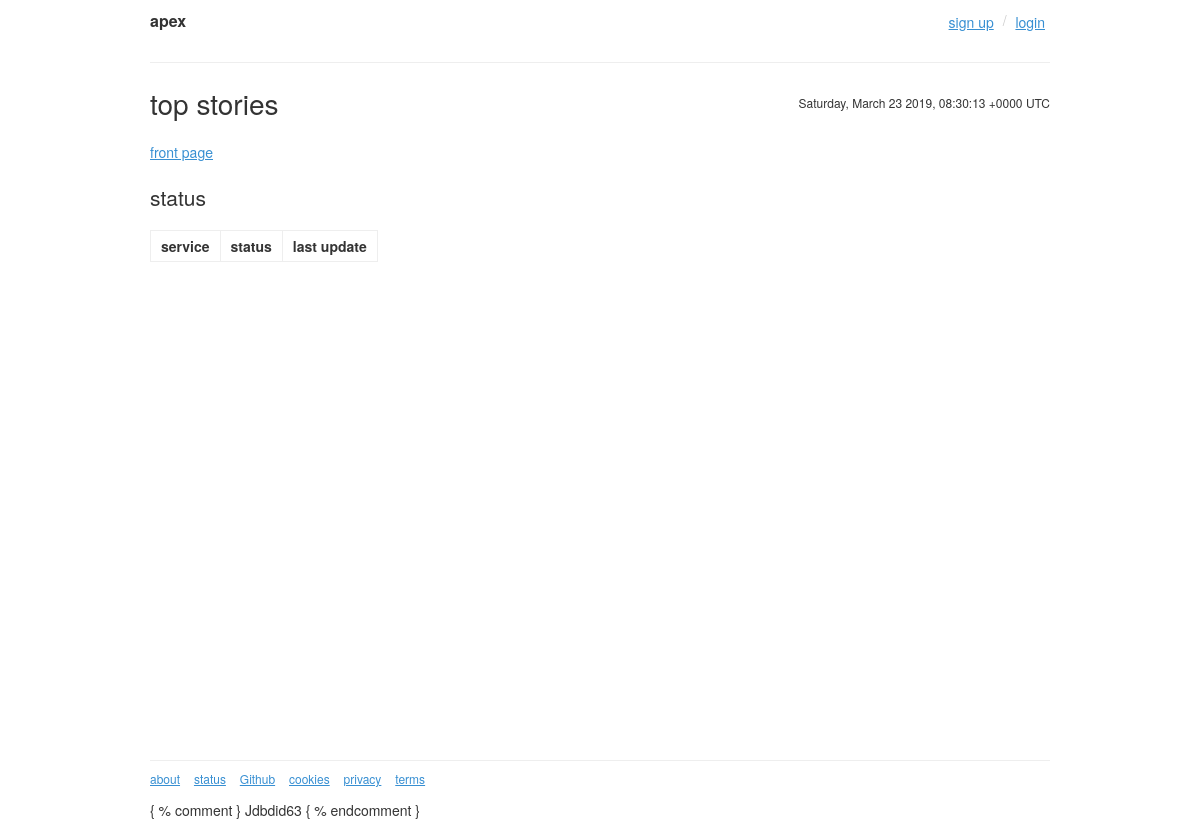
/status/, run on an earlier commit of the app's database.
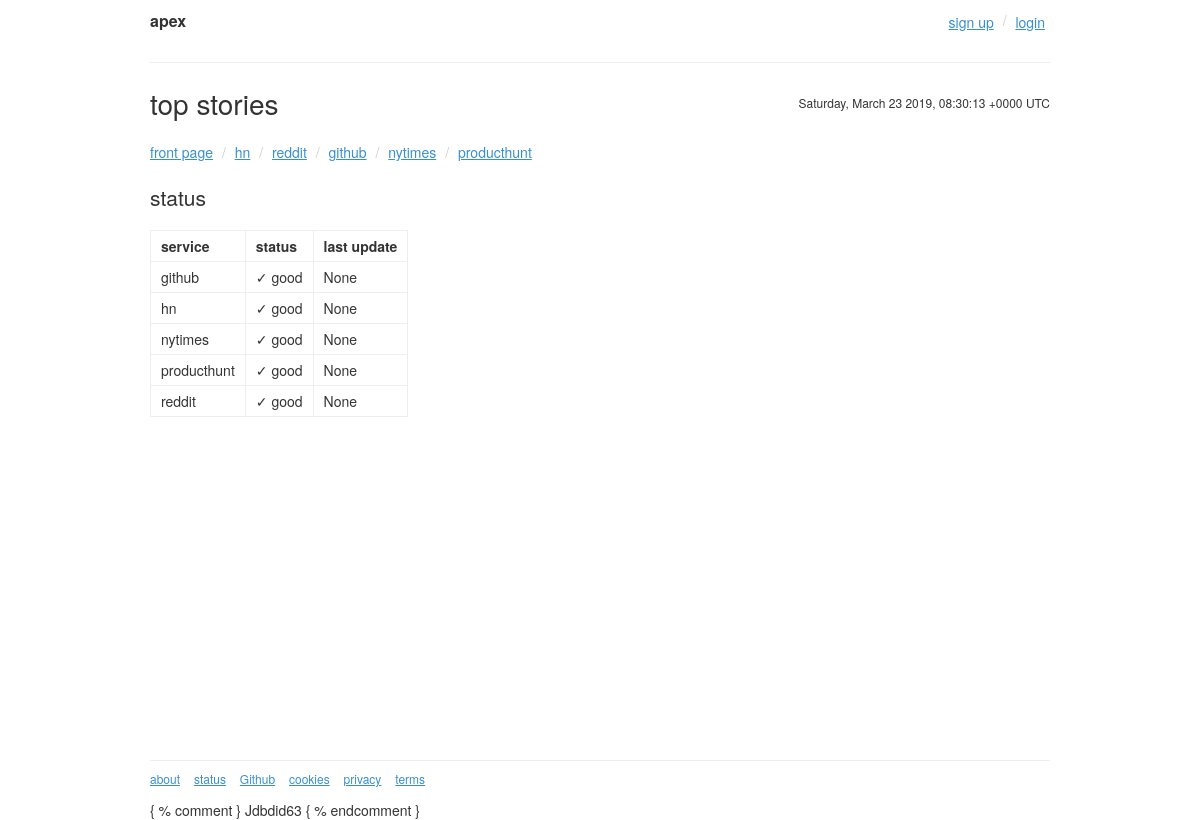
And on a later commit of the database.
### apex/apps/services/models.py (models this page shows, shortened)
class Service(models.Model):
    GOOD = 'G'
    ERROR = 'E'
    CRAWLING = 'C'
    CURRENT_STATUS = (
        (GOOD, '✓ good'),
        (ERROR, '× error'),
        (CRAWLING, '~ running')
        )
    name = models.CharField(max_length=255)
    slug = models.SlugField(max_length=30, unique=True)
    url = models.URLField()
    story_url = models.URLField()
    last_run = models.DateTimeField(null=True, blank=True)
    status = models.CharField(max_length=1, default=GOOD, choices=CURRENT_STATUS)
    class Meta:
        verbose_name = 'service'
        verbose_name_plural = 'services'
        ordering = ('name',)

### apex/apps/core/views.py (the view)
# urls.py: path('status/', core_views.status, name='status'),
def status(request):
    services = Service.objects.all()
    return render(request,'core/status.html',{
        'services':services
    })

### apex/apps/core/templatetags/startswith.py (called while the page is built)
@register.filter('startswith')
def startswith(text,starts):
    starts = '/%s/' % starts
    if isinstance(text,str):
        return text.startswith(starts)
    return False

### apex/apps/services/context_processors.py (called while the page is built)
def services(request):
    return {
        'services_slugs' : Service.objects.values_list('slug', flat=True).order_by('id')
    }

### apex/templates/core/status.html (shortened to what this page needs)
{% extends 'base.html' %}
{% load humanize %}
{% block content %}
  <h2>status</h2>
  <table class="status">
    <thead>
      <tr>
        <th>service</th>
        <th>status</th>
        <th>last update</th>
      </tr>
    </thead>
    <tbody>
      {% for service in services %}
      <tr>
        <td>{{ service.slug }}</td>
        <td>{{ service.get_status_display }}</td>
        <td>
          {% if service.status == 'C' %}
          ~
          {% else %}
            {{ service.last_run|naturaltime }}
          {% endif %}
        </td>
      </tr>
      {% endfor %}
    </tbody>
  </table>
{% endblock %}

### apex/templates/base.html (shortened to what this page needs)
{% load staticfiles %}<!DOCTYPE html>
<html lang="en">
<head>
  <link href="{% static 'css/vendor/normalize.css' %}" rel="stylesheet">
  <link href="{% static 'css/woid.css' %}" rel="stylesheet">
</head>
<body>
  <div class="wrapper">
    <header>
      <a href="{% url 'front_page' %}">apex</a>
      {% if user.is_authenticated %}
        <nav>Welcome {{ user.username }} ! Last Logged in {{ user.last_login}}
          <a href="{% url 'logout' %}">logout</a></nav>
      {% else %}
        <nav><a href="{% url 'signup' %}">sign up</a> / <a href="{% url 'login' %}">login</a></nav>
      {% endif %}
      <nav>&nbsp;</nav>
    </header>
    <main>
    {% block menu %}
      <h1>top stories<span class="utc"></span></h1>
      {% include 'includes/menu.html' %}
    {% endblock %}
    {% block content %}{% endblock %}
    </main>
    <div class="push"></div>
  </div>
  <footer>
    <a href="{% url 'about' %}">about</a>
    <a href="{% url 'status' %}">status</a>
    <a href="https://github.com/Tikam02/Online-Trending" target="_blank">Github</a>
    <a href="{% url 'cookies' %}">cookies</a>
    <a href="{% url 'privacy' %}">privacy</a>
    <a href="{% url 'terms' %}">terms</a>
  </footer>
  { % comment }
Jdbdid63
  { % endcomment }
</body>
</html>

### apex/templates/includes/menu.html
{% load startswith %}
<ul class="menu-services">
  <li><a href="{% url 'front_page' %}"{% if request.path == '/' %} class="active"{% endif %}>front page</a></li>
  {% for slug in services_slugs %}
    <li><a href="{% url 'services:index' slug %}"{% if request.path|startswith:slug %} class="active"{% endif %}>{{ slug }}</a></li>
  {% endfor %}
</ul>

### apex/static/css/woid.css (style rules this page uses)
html { font-family: sans-serif; -ms-text-size-adjust: 100%; -webkit-text-size-adjust: 100%; }
body { margin: 0; }
article, aside, details, figcaption, figure, footer, header, hgroup, main, menu, nav, section, summary { display: block; }
a { background-color: transparent; }
h1 { font-size: 2em; margin: 0.67em 0; }
table { border-collapse: collapse; border-spacing: 0; }
td, th { padding: 0; }
* { -webkit-box-sizing: border-box; -moz-box-sizing: border-box; box-sizing: border-box; }
*:before, *:after { -webkit-box-sizing: border-box; -moz-box-sizing: border-box; box-sizing: border-box; }
html, body { height: 100%; }
body { font-family: 'Helvetica Neue', Helvetica, Arial, sans-serif; font-size: 14px; line-height: 1.42857143; width: 960px; margin: 0 auto; padding: 0 30px; color: #333; }
a { color: #378fd2; }
header { border-bottom: 1px solid #eee; padding: 10px 0; margin-bottom: 20px; }
header > a { float: left; color: #333; font-weight: 700; text-decoration: none; margin-right: 20px; font-size: 16px; }
header nav { text-align: right; color: #ccc; }
header nav a { padding: 0 5px; vertical-align: middle; }
.wrapper { position: relative; min-height: 100%; height: auto !important; height: 100%; margin: 0 auto -40px; }
.push { height: 40px; }
footer { border-top: 1px solid #eee; height: 40px; position: relative; padding-top: 7px; }
footer a { font-size: 12px; margin-right: 10px; }
main > ul, main > ol { padding: 0; }
ul[class^='menu-'] { margin: 0 0 20px 0; padding: 0; }
ul[class^='menu-'] li { list-style: none; display: inline; }
ul[class^='menu-'] li + li:before { padding: 0 5px; color: #ccc; content: "/\00a0"; }
h1, h2, h3 { font-weight: 500; }
.utc { float: right; font-size: 12px; line-height: 40px; font-weight: 400; }
.status { margin-bottom: 20px; }
.status thead tr th, .status tbody tr td { text-align: left; border: 1px solid #eee; padding: 5px 10px; }

What changed in the data, as far as the page shows it:
added Service: slug "github", status "✓ good", last_run "None"
added Service: slug "hn", status "✓ good", last_run "None"
added Service: slug "nytimes", status "✓ good", last_run "None"
added Service: slug "producthunt", status "✓ good", last_run "None"
added Service: slug "reddit", status "✓ good", last_run "None"
Also different on the page:
new list line: "hn"
new list line: "reddit"
new list line: "github"
new list line: "nytimes"
new list line: "producthunt"
